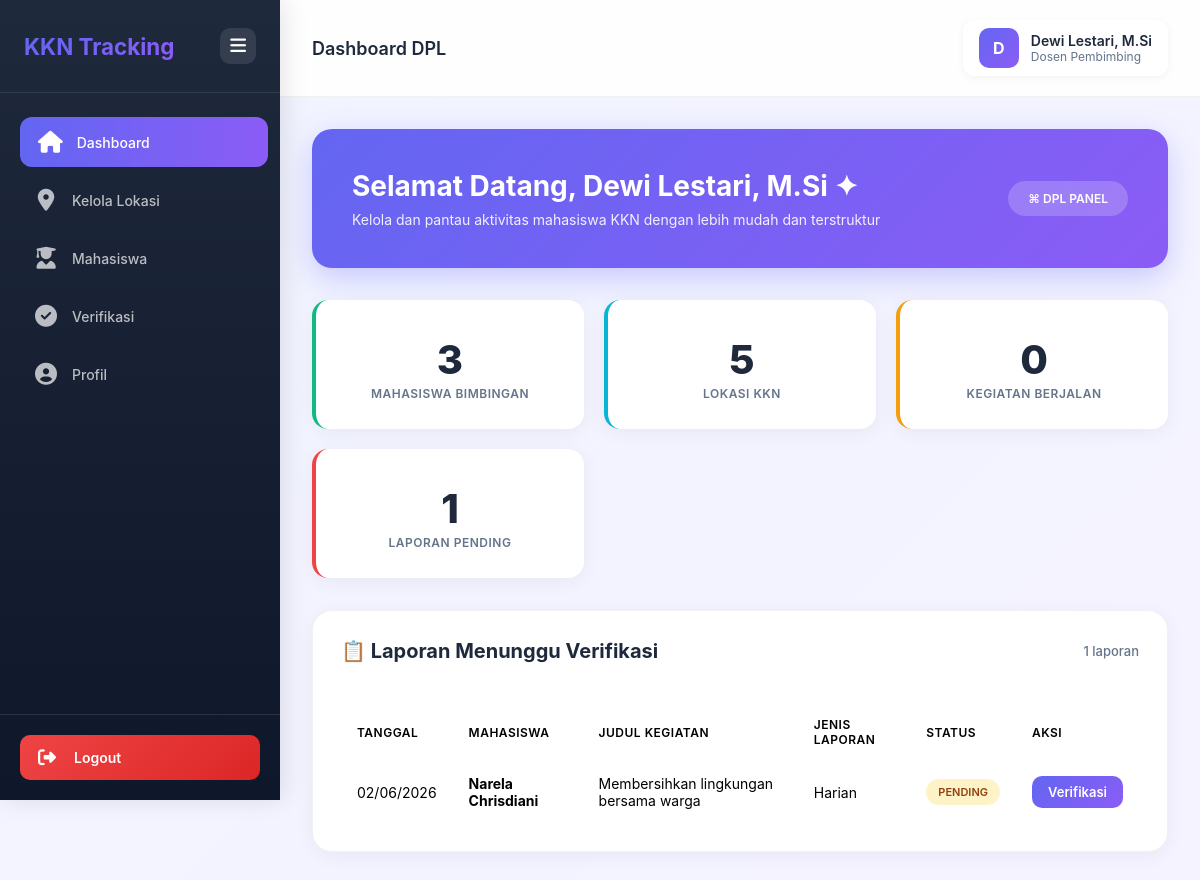
Screenshot of /Dpl/dashboard.php (signed in) with the database file from the repository.
### tables this page shows
CREATE TABLE `laporan` (
  `id` int NOT NULL AUTO_INCREMENT,
  `kegiatan_id` int NOT NULL,
  `jenis_laporan` enum('harian','mingguan','bulanan','akhir') NOT NULL,
  `tanggal_laporan` date NOT NULL,
  `uraian_kegiatan` text NOT NULL,
  `capaian` text,
  `kendala_lapangan` text,
  `dampak_sosial` text,
  `rekomendasi` text,
  `ttd_digital` varchar(255) DEFAULT NULL,
  `status_verifikasi` enum('pending','disetujui','revisi') DEFAULT 'pending',
  `catatan_dpl` text,
  `verified_at` timestamp NULL DEFAULT NULL,
  `verified_by` int DEFAULT NULL,
  `created_at` timestamp NOT NULL DEFAULT CURRENT_TIMESTAMP,
  `file_pdf` varchar(255) DEFAULT NULL,
  PRIMARY KEY (`id`),
  KEY `verified_by` (`verified_by`),
  KEY `idx_kegiatan` (`kegiatan_id`),
  KEY `idx_status` (`status_verifikasi`),
  KEY `idx_tanggal` (`tanggal_laporan`),
  CONSTRAINT `laporan_ibfk_1` FOREIGN KEY (`kegiatan_id`) REFERENCES `kegiatan` (`id`) ON DELETE CASCADE,
  CONSTRAINT `laporan_ibfk_2` FOREIGN KEY (`verified_by`) REFERENCES `users` (`id`) ON DELETE SET NULL
);

CREATE TABLE `users` (
  `id` int NOT NULL AUTO_INCREMENT,
  `npm_nip` varchar(20) NOT NULL,
  `nama` varchar(100) NOT NULL,
  `email` varchar(100) NOT NULL,
  `password` varchar(255) NOT NULL,
  `role` enum('admin','dpl','mahasiswa','lembaga') NOT NULL,
  `lokasi_id` int DEFAULT NULL,
  `created_at` timestamp NOT NULL DEFAULT CURRENT_TIMESTAMP,
  PRIMARY KEY (`id`),
  UNIQUE KEY `npm_nip` (`npm_nip`),
  UNIQUE KEY `email` (`email`),
  KEY `idx_role` (`role`),
  KEY `idx_npm_nip` (`npm_nip`)
);

CREATE TABLE `kegiatan` (
  `id` int NOT NULL AUTO_INCREMENT,
  `penempatan_id` int NOT NULL,
  `judul_kegiatan` varchar(200) NOT NULL,
  `jenis_kegiatan` enum('sosialisasi','pelatihan','pembangunan','pendampingan','penyuluhan','lainnya') NOT NULL,
  `tanggal_kegiatan` date NOT NULL,
  `lokasi_kegiatan` varchar(150) DEFAULT NULL,
  `peserta_count` int DEFAULT '0',
  `deskripsi` text NOT NULL,
  `indikator_capaian` text,
  `kendala` text,
  `solusi` text,
  `dokumentasi_foto` varchar(255) DEFAULT NULL,
  `status` enum('direncanakan','berjalan','selesai') DEFAULT 'direncanakan',
  `created_at` timestamp NOT NULL DEFAULT CURRENT_TIMESTAMP,
  PRIMARY KEY (`id`),
  KEY `idx_penempatan` (`penempatan_id`),
  KEY `idx_tanggal` (`tanggal_kegiatan`),
  KEY `idx_status` (`status`),
  CONSTRAINT `kegiatan_ibfk_1` FOREIGN KEY (`penempatan_id`) REFERENCES `penempatan` (`id`) ON DELETE CASCADE
);

### Dpl/dashboard.php (the view, shortened to what this page needs)
<?php
$user_id = $_SESSION['user_id'];
$database = new Database();
$pdo = $database->getConnection();
$stmt = $pdo->prepare("
    SELECT COUNT(*) as total
    FROM penempatan
    WHERE dpl_id = ? AND status = 'aktif'
");
$stmt->execute([$user_id]);
$total_mahasiswa = $stmt->fetch()['total'];
$stmt = $pdo->query("SELECT COUNT(*) as total FROM lokasi");
$total_lokasi = $stmt->fetch()['total'];
$stmt = $pdo->query("
    SELECT COUNT(*) as total
    FROM kegiatan
    WHERE status = 'berjalan'
");
$kegiatan_berjalan = $stmt->fetch()['total'];
$stmt = $pdo->query("
    SELECT COUNT(*) as total
    FROM laporan
    WHERE status_verifikasi = 'pending'
");
$laporan_pending = $stmt->fetch()['total'];
$stmt = $pdo->query("
    SELECT
        l.id as laporan_id,
        l.tanggal_laporan,
        l.jenis_laporan,
        l.status_verifikasi,
        u.nama as nama_mahasiswa,
        k.judul_kegiatan
    FROM laporan l
    JOIN kegiatan k ON l.kegiatan_id = k.id
    JOIN penempatan p ON k.penempatan_id = p.id
    JOIN users u ON p.mahasiswa_id = u.id
    WHERE l.status_verifikasi = 'pending'
    ORDER BY l.created_at DESC
    LIMIT 10
");
$laporan_list = $stmt->fetchAll(PDO::FETCH_ASSOC);
?>
<!DOCTYPE html>
<html lang="id">
<head>
</head>
<body>
<link rel="stylesheet" href="https://cdnjs.cloudflare.com/ajax/libs/font-awesome/6.5.1/css/all.min.css">
<aside class="sidebar" id="sidebar">
    <div class="sidebar-header">
        <div class="sidebar-brand">KKN Tracking</div>
        <button class="toggle-btn" onclick="toggleSidebar()" title="Toggle Menu">
            <i class="fa-solid fa-bars"></i>
        </button>
    </div>
    <nav class="sidebar-menu">
        <a href="dashboard.php" class="menu-item active">
            <span class="menu-icon">
                <i class="fa-solid fa-house"></i>
            </span>
            <span class="menu-text">Dashboard</span>
        </a>
        <a href="kelola_lokasi.php" class="menu-item">
            <span class="menu-icon">
                <i class="fa-solid fa-location-dot"></i>
            </span>
            <span class="menu-text">Kelola Lokasi</span>
        </a>
        <a href="kelola_mahasiswa.php" class="menu-item">
            <span class="menu-icon">
                <i class="fa-solid fa-user-graduate"></i>
            </span>
            <span class="menu-text">Mahasiswa</span>
        </a>
        <a href="verifikasi_laporan.php" class="menu-item">
            <span class="menu-icon">
                <i class="fa-solid fa-circle-check"></i>
            </span>
            <span class="menu-text">Verifikasi</span>
        </a>
        <a href="profil.php" class="menu-item">
            <span class="menu-icon">
                <i class="fa-solid fa-circle-user"></i>
            </span>
            <span class="menu-text">Profil</span>
        </a>
    </nav>
    <div class="sidebar-footer">
        <a href="../logout.php" class="logout-btn">
            <span class="logout-icon">
                <i class="fa-solid fa-right-from-bracket"></i>
            </span>
            <span class="logout-text">Logout</span>
        </a>
    </div>
</aside>
    <main class="main-content">
        <div class="top-bar">
            <div class="page-title">Dashboard DPL</div>
            <div class="user-info">
                <div class="user-avatar"><?= strtoupper(substr($_SESSION['nama'], 0, 1)) ?></div>
                <div class="user-details">
                    <div class="user-name"><?= htmlspecialchars($_SESSION['nama']) ?></div>
                    <div class="user-role">Dosen Pembimbing</div>
                </div>
            </div>
        </div>
       <div class="container">
    <div class="welcome-card">
        <div class="welcome-content">
            <h1>
                Selamat Datang, <?= htmlspecialchars($_SESSION['nama']) ?>
                <span style="font-size:28px;">✦</span>
            </h1>
            <p>
                Kelola dan pantau aktivitas mahasiswa KKN dengan lebih mudah dan terstruktur
            </p>
        </div>
        <div class="welcome-badge">
            ⌘ DPL PANEL
        </div>
    </div>
            <div class="stats">
                <div class="stat-card mahasiswa">
                    <h3><?= $total_mahasiswa ?></h3>
                    <p>Mahasiswa Bimbingan</p>
                </div>
                <div class="stat-card lokasi">
                    <h3><?= $total_lokasi ?></h3>
                    <p>Lokasi KKN</p>
                </div>
                <div class="stat-card kegiatan">
                    <h3><?= $kegiatan_berjalan ?></h3>
                    <p>Kegiatan Berjalan</p>
                </div>
                <div class="stat-card pending">
                    <h3><?= $laporan_pending ?></h3>
                    <p>Laporan Pending</p>
                </div>
            </div>
            <div class="table-section">
                <div class="table-title">
                    <span>📋 Laporan Menunggu Verifikasi</span>
                    <?php if (count($laporan_list) > 0): ?>
                        <span style="font-size:13px; color:var(--gray); font-weight:500;"><?= count($laporan_list) ?> laporan</span>
                    <?php endif; ?>
                </div>
                <?php if (count($laporan_list) > 0): ?>
                <div class="table-responsive">
                    <table>
                        <thead>
                            <tr>
                                <th>Tanggal</th>
                                <th>Mahasiswa</th>
                                <th>Judul Kegiatan</th>
                                <th>Jenis Laporan</th>
                                <th>Status</th>
                                <th>Aksi</th>
                            </tr>
                        </thead>
                        <tbody>
                            <?php foreach ($laporan_list as $laporan): ?>
                            <tr>
                                <td><?= date('d/m/Y', strtotime($laporan['tanggal_laporan'])) ?></td>
                                <td><strong><?= htmlspecialchars($laporan['nama_mahasiswa']) ?></strong></td>
                                <td><?= htmlspecialchars($laporan['judul_kegiatan']) ?></td>
                                <td><?= ucfirst($laporan['jenis_laporan']) ?></td>
                                <td><span class="badge badge-pending">Pending</span></td>
                                <td>
                                    <a href="verifikasi_laporan.php" class="btn btn-primary">Verifikasi</a>
                                </td>
                            </tr>
                            <?php endforeach; ?>
                        </tbody>
                    </table>
                </div>
                <?php endif; ?>
            </div>
        </div>
    </main>
</body>
</html>

### rows the page displays
laporan: tanggal_laporan "02/06/2026", users.nama "Narela Chrisdiani", kegiatan.judul_kegiatan "Membersihkan lingkungan bersama warga", jenis_laporan "Harian"

### other values shown
substr($_SESSION['nama'], 0, 1) "D"
$_SESSION['nama'] "Dewi Lestari, M.Si"
$total_mahasiswa "3"
$total_lokasi "5"
$kegiatan_berjalan "0"
$laporan_pending "1"
count($laporan_list) "1"
